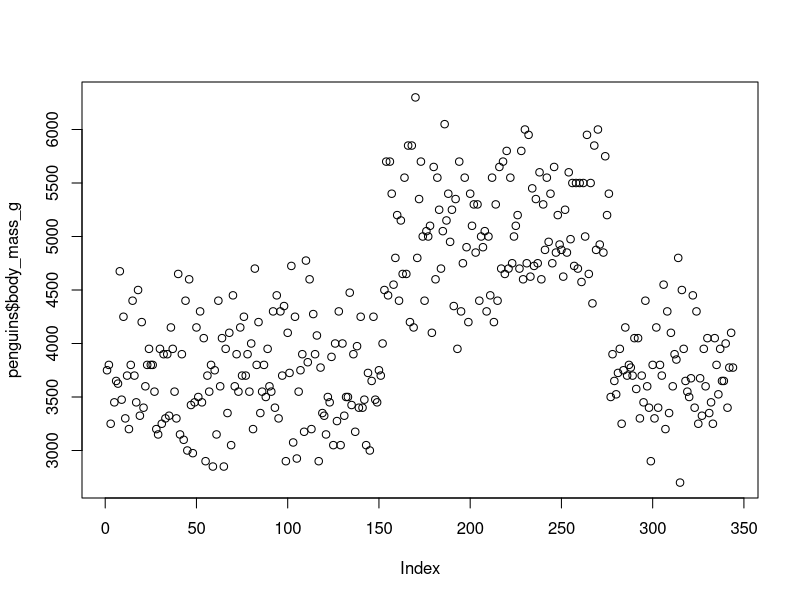
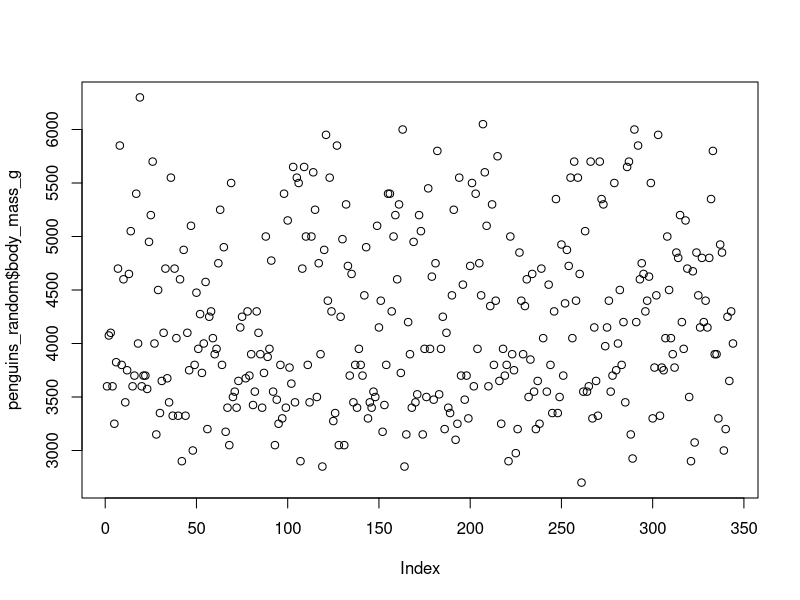
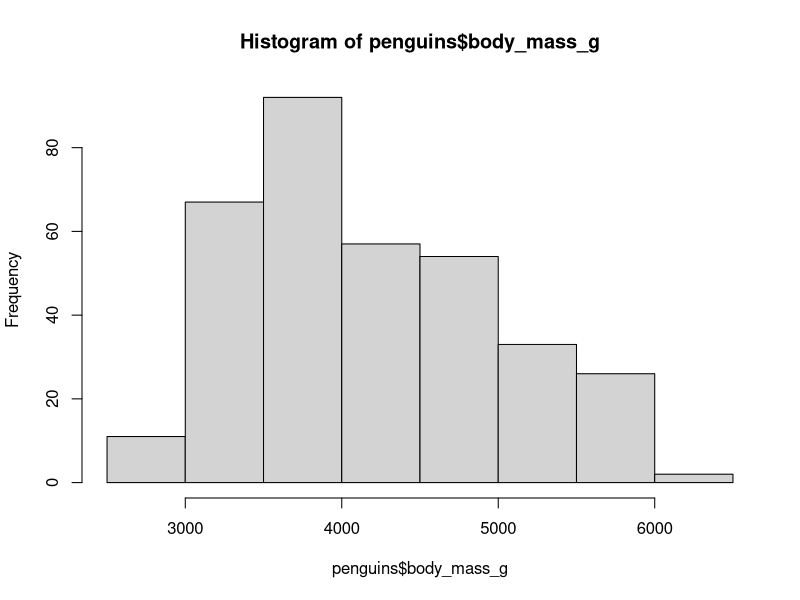
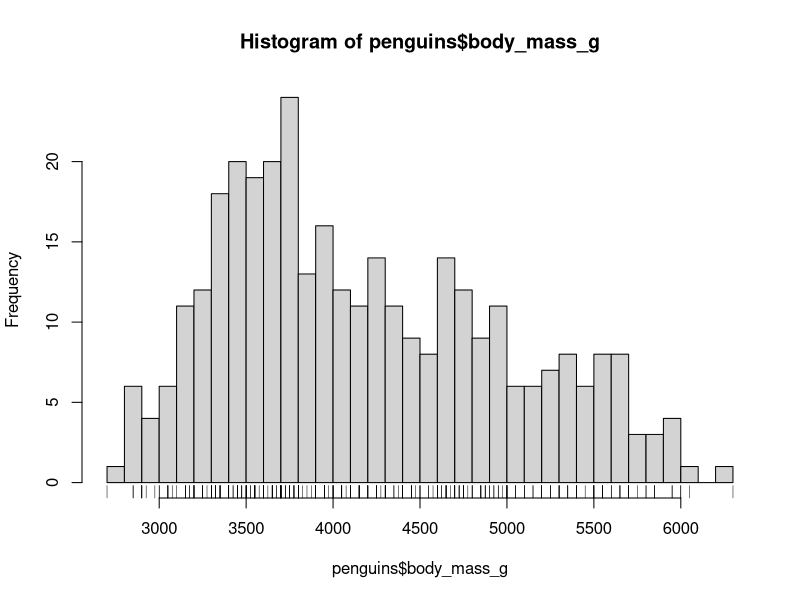
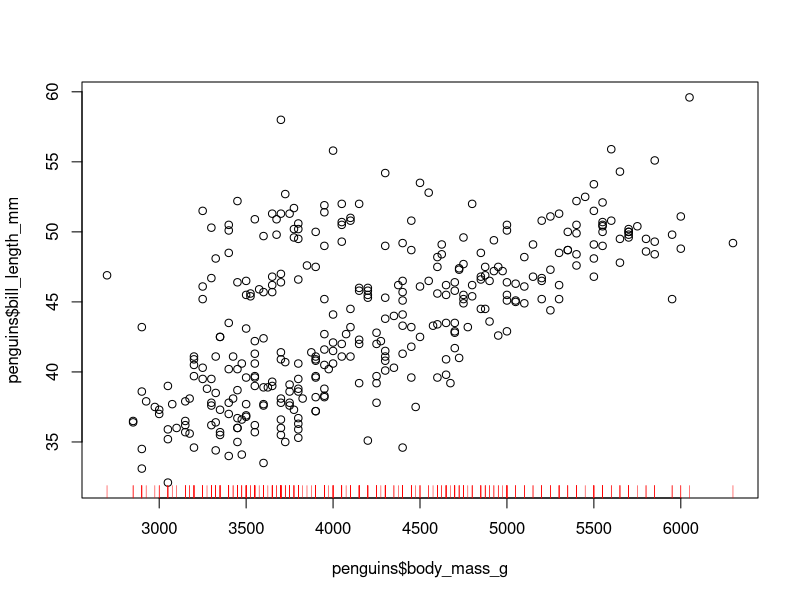
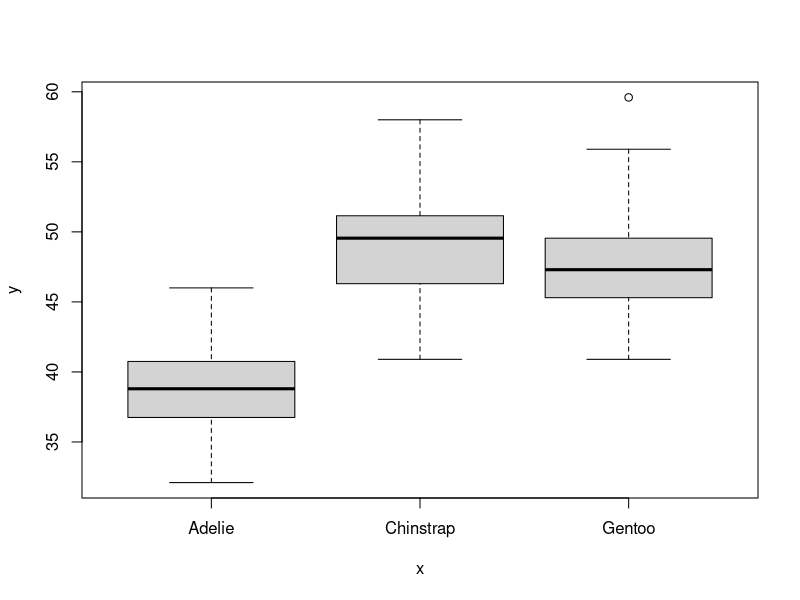
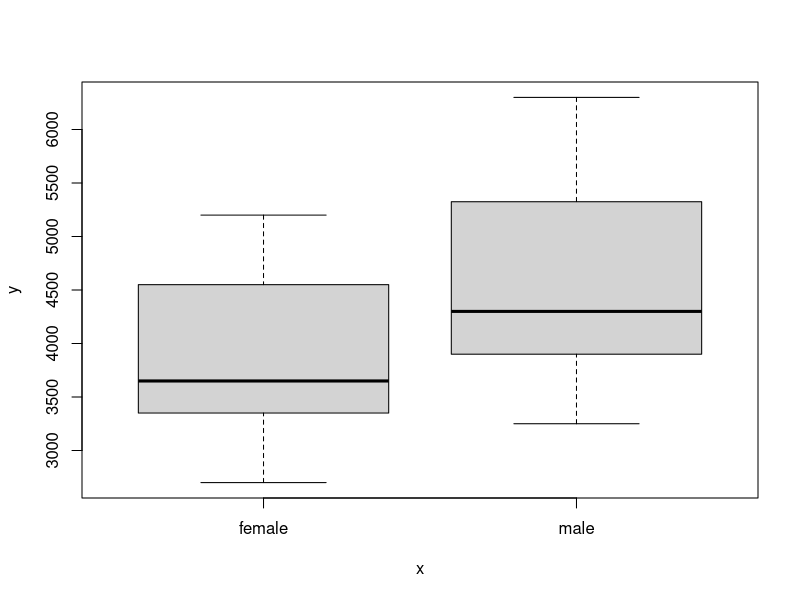
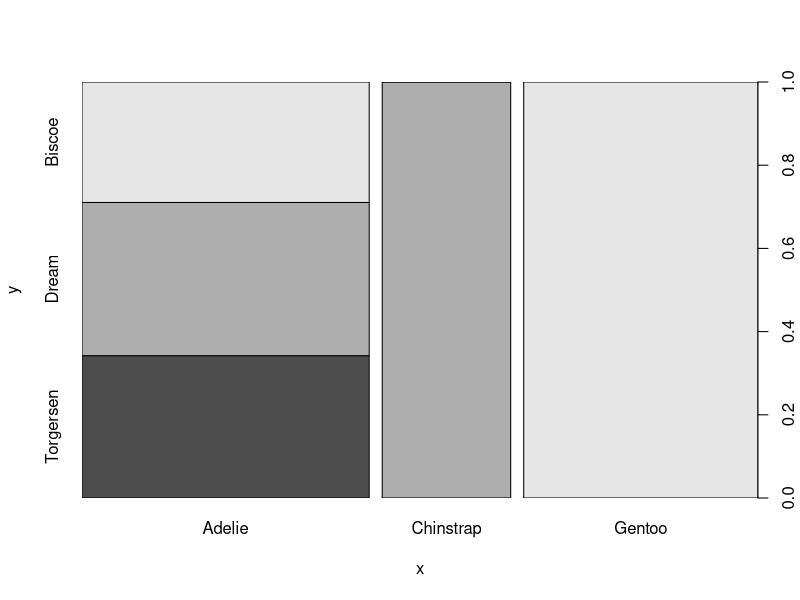

These figures' R source, in order:
## 5. Data udforskning og visualisering

# Gennemgang af lektion 4 øvelser

# Deskriptiv statistik

penguins <- palmerpenguins::penguins

summary(penguins$bill_length_mm)

mean(penguins$bill_length_mm, na.rm = TRUE)

median(penguins$bill_length_mm, na.rm = TRUE)

max(penguins$bill_length_mm, na.rm = TRUE)

min(penguins$bill_length_mm, na.rm = TRUE)

unique(penguins$species)

class(penguins$bill_length_mm)

str(penguins$bill_length_mm)

str(penguins)




### Visualisering i R basic
plot(penguins$body_mass_g) # x axis baseres på rækkefølgen (index)
View(penguins)


# randomisering
runif(20, 0, 20) # random uniform

sample(x = c(1:20), size = 10)
sample(x = c(1:20), size = 25, replace = TRUE)


# for at randomisere index
sample(length(penguins$species))
penguins_random <- penguins[sample(length(penguins$species)),]

plot(penguins_random$body_mass_g)

### histogram
hist(penguins$body_mass_g)

hist(penguins$body_mass_g, breaks = 40)
rug(penguins$body_mass_g)

### scatterplot
plot(penguins$body_mass_g, penguins$bill_length_mm)
rug(penguins$body_mass_g, col = "red")

### Boxplot
plot(penguins$species, penguins$bill_length_mm)

plot(penguins$sex, penguins$body_mass_g)

### barplot
plot(penguins$species, penguins$island)


### scatterplot
datasets::women

plot(datasets::women)

plot(datasets::women$height, datasets::women$weight,
     type = "b", main = "Kvinders højde vs vægt",
     xlab = "Vægt", ylab = "Højde", xlim = c(50,75))



# Install package ggplot2
install.packages("ggplot2")
library(ggplot2)

# clean dataset
penguins_clean <- na.omit(penguins)

# Histogram
ggplot(data = penguins_clean, aes(body_mass_g)) +
  geom_histogram(binwidth = 50)

# boxplot
ggplot(data = penguins_clean,
       mapping = aes(sex, body_mass_g)) +
  geom_boxplot()

# scatter of sex vs mass + jitter
ggplot(data = penguins_clean,
       mapping = aes(sex, body_mass_g)) +
  geom_point() #+ geom_jitter()

# simple scatterplot
ggplot(penguins_clean,
       aes(body_mass_g, bill_length_mm)) +
  geom_point()

# scatterplot with title and rug
ggplot(penguins_clean,
       aes(body_mass_g, bill_length_mm)) +
  geom_point() +
  labs(title = "Penguin Mass vs Bill Length - grouped in species",
       x = "Mass", y = "Bill Length") +
  geom_rug()

# scatterplot with species as color
ggplot(penguins_clean,
       aes(body_mass_g, bill_length_mm)) +
  geom_point(aes(color=species))

ggplot(penguins_clean,
       aes(body_mass_g, bill_length_mm)) +
  geom_point(aes(color=species)) +
  geom_hline(yintercept = mean(penguins_clean$bill_length_mm), col="blue") +
  geom_vline(xintercept = mean(penguins_clean$body_mass_g), col="red")

# med køn som punkter
ggplot(penguins_clean,
       aes(body_mass_g, bill_length_mm)) +
  geom_point(aes(shape=species, color=sex))


# med filtrering
ggplot(penguins_clean[penguins_clean$body_mass_g > 3500 & penguins_clean$species != "Chinstrap",],
       aes(body_mass_g, bill_length_mm)) +
  geom_point(aes(color=species))


# med regression og konfidenstinterval
test <- lm(formula = bill_length_mm ~ body_mass_g, data = penguins_clean)
ggplot(penguins_clean,
       aes(body_mass_g, bill_length_mm)) +
  geom_point(aes(color=species)) +
  geom_abline(slope = test$coefficients[[2]], intercept = test$coefficients[[1]])

ggplot(penguins_clean,
       aes(body_mass_g, bill_length_mm)) +
  geom_point(aes(color=species)) +
  geom_smooth(method = "lm")

ggplot(penguins_clean,
       aes(body_mass_g, bill_length_mm)) +
  geom_point(aes(color=species)) +
  geom_smooth(method = "lm")


# Øvelser
# Plotting med base R
mtcars <- mtcars
# Lav et Histogram med disp kolonnen i mtcars datasættet
hist(mtcars$disp)

# Lav et scatterplot med mtcars kolonnerne hp og disp
plot(mtcars$hp, mtcars$disp)

# Lav et scatterplot hvor du selv vælger 2 kolonner fra mtcars datasættet
# eller penguins datasættet. Giv det en titel og giv akserne navne
plot( mtcars$hp, mtcars$mpg, main = "Efficiens vs styrke", xlab = "Hestekræfter", ylab = "Miles per Gallon")


# GGplot2
# Lav et histogram i ggplot2 - vælg selv dit datasæt eller brug mtcars
library(ggplot2)
ggplot(mtcars,
       aes(mpg)) +
  geom_histogram()

# lav et boxplot i ggplot2
ggplot(mtcars,
       aes(as.factor(cyl), hp)) +
  geom_boxplot()

# Lav et scatterplot med brug af 2 kolonner i ggplot2
ggplot(mtcars,
       aes(hp, mpg)) +
  geom_point()

# Lav et scatterplot der bruger 2 kolonner og laver farver med en 3. kolonne
ggplot(mtcars,
       aes(hp, mpg)) +
  geom_point(aes(color=as.factor(cyl)))
